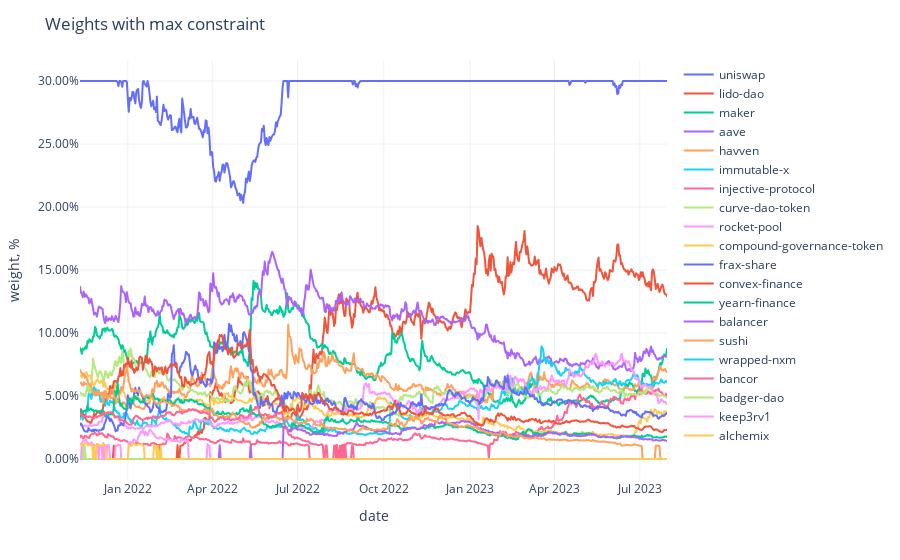

The notebook cell saved with this chart:
### Code cell
fig = px.line(adjusted_weights,
              labels={'value': 'weight, %', 'variable': ''})
fig.update_traces(
    hovertemplate="%{y}"
)
fig.update_yaxes(
    tickformat=".2%",
)
fig.update_xaxes(
    showspikes=True,
    spikethickness=2,
    spikedash="dot",
    spikecolor="#999999",
    spikemode="across",
)
fig.update_layout(
    hovermode="x",
    hoverdistance=100,  ## Distance to show hover label of data point
    spikedistance=1000,  ## Distance to show spike
    template='plotly_white',
    title='Weights with max constraint'
)

### Figure 1 — Plotly figure (JSON) as saved in the notebook; plotly's stock layout.template omitted (floating-point values rounded to 4 significant figures; data arrays with more than 128 entries replaced by an {"elided": "..."} marker saying what was removed)
{"data": [{"hovertemplate": "%{y}", "legendgroup": "uniswap", "line": {"color": "#636efa", "dash": "solid"}, "marker": {"symbol": "circle"}, "mode": "lines", "name": "uniswap", "showlegend": true, "type": "scattergl", "x": {"elided": "627 str values"}, "xaxis": "x", "y": {"elided": "627 float values"}, "yaxis": "y"}, {"hovertemplate": "%{y}", "legendgroup": "lido-dao", "line": {"color": "#EF553B", "dash": "solid"}, "marker": {"symbol": "circle"}, "mode": "lines", "name": "lido-dao", "showlegend": true, "type": "scattergl", "x": {"elided": "627 str values"}, "xaxis": "x", "y": {"elided": "627 float values"}, "yaxis": "y"}, {"hovertemplate": "%{y}", "legendgroup": "maker", "line": {"color": "#00cc96", "dash": "solid"}, "marker": {"symbol": "circle"}, "mode": "lines", "name": "maker", "showlegend": true, "type": "scattergl", "x": {"elided": "627 str values"}, "xaxis": "x", "y": {"elided": "627 float values"}, "yaxis": "y"}, {"hovertemplate": "%{y}", "legendgroup": "aave", "line": {"color": "#ab63fa", "dash": "solid"}, "marker": {"symbol": "circle"}, "mode": "lines", "name": "aave", "showlegend": true, "type": "scattergl", "x": {"elided": "627 str values"}, "xaxis": "x", "y": {"elided": "627 float values"}, "yaxis": "y"}, {"hovertemplate": "%{y}", "legendgroup": "havven", "line": {"color": "#FFA15A", "dash": "solid"}, "marker": {"symbol": "circle"}, "mode": "lines", "name": "havven", "showlegend": true, "type": "scattergl", "x": {"elided": "627 str values"}, "xaxis": "x", "y": {"elided": "627 float values"}, "yaxis": "y"}, {"hovertemplate": "%{y}", "legendgroup": "immutable-x", "line": {"color": "#19d3f3", "dash": "solid"}, "marker": {"symbol": "circle"}, "mode": "lines", "name": "immutable-x", "showlegend": true, "type": "scattergl", "x": {"elided": "627 str values"}, "xaxis": "x", "y": {"elided": "627 float values"}, "yaxis": "y"}, {"hovertemplate": "%{y}", "legendgroup": "injective-protocol", "line": {"color": "#FF6692", "dash": "solid"}, "marker": {"symbol": "circle"}, "mode": "lines", "name": "injective-protocol", "showlegend": true, "type": "scattergl", "x": {"elided": "627 str values"}, "xaxis": "x", "y": {"elided": "627 float values"}, "yaxis": "y"}, {"hovertemplate": "%{y}", "legendgroup": "curve-dao-token", "line": {"color": "#B6E880", "dash": "solid"}, "marker": {"symbol": "circle"}, "mode": "lines", "name": "curve-dao-token", "showlegend": true, "type": "scattergl", "x": {"elided": "627 str values"}, "xaxis": "x", "y": {"elided": "627 float values"}, "yaxis": "y"}, {"hovertemplate": "%{y}", "legendgroup": "rocket-pool", "line": {"color": "#FF97FF", "dash": "solid"}, "marker": {"symbol": "circle"}, "mode": "lines", "name": "rocket-pool", "showlegend": true, "type": "scattergl", "x": {"elided": "627 str values"}, "xaxis": "x", "y": {"elided": "627 float values"}, "yaxis": "y"}, {"hovertemplate": "%{y}", "legendgroup": "compound-governance-token", "line": {"color": "#FECB52", "dash": "solid"}, "marker": {"symbol": "circle"}, "mode": "lines", "name": "compound-governance-token", "showlegend": true, "type": "scattergl", "x": {"elided": "627 str values"}, "xaxis": "x", "y": {"elided": "627 float values"}, "yaxis": "y"}, {"hovertemplate": "%{y}", "legendgroup": "frax-share", "line": {"color": "#636efa", "dash": "solid"}, "marker": {"symbol": "circle"}, "mode": "lines", "name": "frax-share", "showlegend": true, "type": "scattergl", "x": {"elided": "627 str values"}, "xaxis": "x", "y": {"elided": "627 float values"}, "yaxis": "y"}, {"hovertemplate": "%{y}", "legendgroup": "convex-finance", "line": {"color": "#EF553B", "dash": "solid"}, "marker": {"symbol": "circle"}, "mode": "lines", "name": "convex-finance", "showlegend": true, "type": "scattergl", "x": {"elided": "627 str values"}, "xaxis": "x", "y": {"elided": "627 float values"}, "yaxis": "y"}, {"hovertemplate": "%{y}", "legendgroup": "yearn-finance", "line": {"color": "#00cc96", "dash": "solid"}, "marker": {"symbol": "circle"}, "mode": "lines", "name": "yearn-finance", "showlegend": true, "type": "scattergl", "x": {"elided": "627 str values"}, "xaxis": "x", "y": {"elided": "627 float values"}, "yaxis": "y"}, {"hovertemplate": "%{y}", "legendgroup": "balancer", "line": {"color": "#ab63fa", "dash": "solid"}, "marker": {"symbol": "circle"}, "mode": "lines", "name": "balancer", "showlegend": true, "type": "scattergl", "x": {"elided": "627 str values"}, "xaxis": "x", "y": {"elided": "627 float values"}, "yaxis": "y"}, {"hovertemplate": "%{y}", "legendgroup": "sushi", "line": {"color": "#FFA15A", "dash": "solid"}, "marker": {"symbol": "circle"}, "mode": "lines", "name": "sushi", "showlegend": true, "type": "scattergl", "x": {"elided": "627 str values"}, "xaxis": "x", "y": {"elided": "627 float values"}, "yaxis": "y"}, {"hovertemplate": "%{y}", "legendgroup": "wrapped-nxm", "line": {"color": "#19d3f3", "dash": "solid"}, "marker": {"symbol": "circle"}, "mode": "lines", "name": "wrapped-nxm", "showlegend": true, "type": "scattergl", "x": {"elided": "627 str values"}, "xaxis": "x", "y": {"elided": "627 int values"}, "yaxis": "y"}, {"hovertemplate": "%{y}", "legendgroup": "bancor", "line": {"color": "#FF6692", "dash": "solid"}, "marker": {"symbol": "circle"}, "mode": "lines", "name": "bancor", "showlegend": true, "type": "scattergl", "x": {"elided": "627 str values"}, "xaxis": "x", "y": {"elided": "627 float values"}, "yaxis": "y"}, {"hovertemplate": "%{y}", "legendgroup": "badger-dao", "line": {"color": "#B6E880", "dash": "solid"}, "marker": {"symbol": "circle"}, "mode": "lines", "name": "badger-dao", "showlegend": true, "type": "scattergl", "x": {"elided": "627 str values"}, "xaxis": "x", "y": {"elided": "627 float values"}, "yaxis": "y"}, {"hovertemplate": "%{y}", "legendgroup": "keep3rv1", "line": {"color": "#FF97FF", "dash": "solid"}, "marker": {"symbol": "circle"}, "mode": "lines", "name": "keep3rv1", "showlegend": true, "type": "scattergl", "x": {"elided": "627 str values"}, "xaxis": "x", "y": {"elided": "627 float values"}, "yaxis": "y"}, {"hovertemplate": "%{y}", "legendgroup": "alchemix", "line": {"color": "#FECB52", "dash": "solid"}, "marker": {"symbol": "circle"}, "mode": "lines", "name": "alchemix", "showlegend": true, "type": "scattergl", "x": {"elided": "627 str values"}, "xaxis": "x", "y": {"elided": "627 float values"}, "yaxis": "y"}], "layout": {"hoverdistance": 100, "hovermode": "x", "legend": {"title": {"text": ""}, "tracegroupgap": 0}, "margin": {"t": 60}, "spikedistance": 1000, "title": {"text": "Weights with max constraint"}, "xaxis": {"anchor": "y", "domain": [0, 1], "showspikes": true, "spikecolor": "#999999", "spikedash": "dot", "spikemode": "across", "spikethickness": 2, "title": {"text": "date"}}, "yaxis": {"anchor": "x", "domain": [0, 1], "tickformat": ".2%", "title": {"text": "weight, %"}}}}
